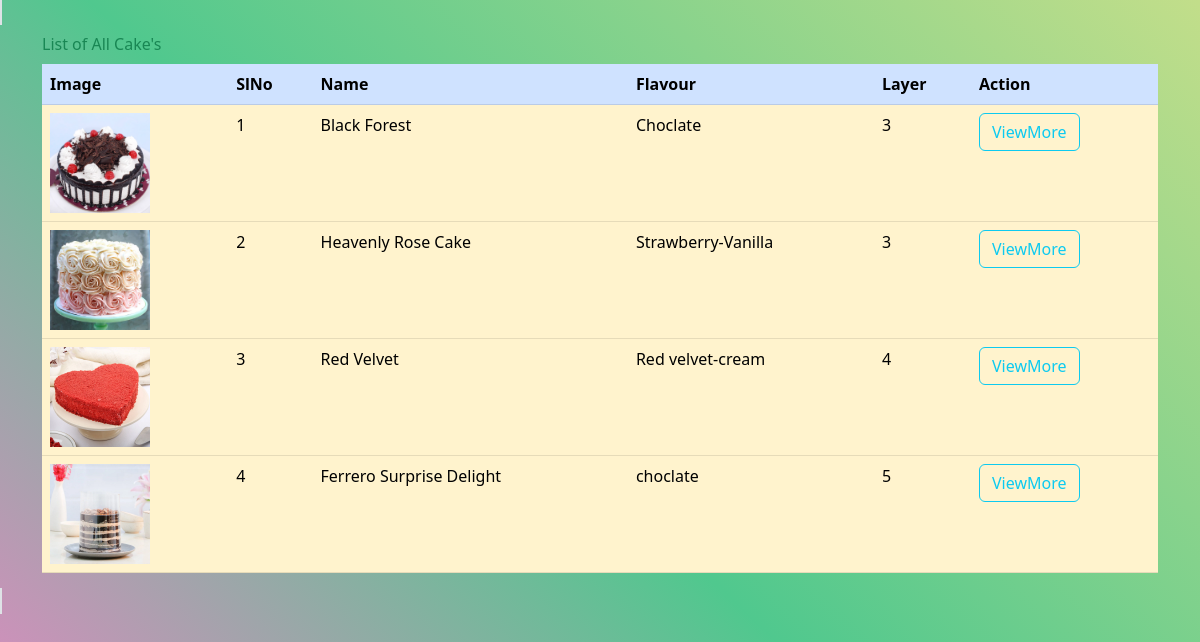
The app's page /cake/all with its own data.
### myapp/models.py (models this page shows, shortened)
class Cakebox(models.Model):
    name=models.CharField(max_length=250)
    flavour=models.CharField(max_length=200)
    shape=models.CharField(max_length=200)
    price=models.CharField(max_length=200)
    weight=models.CharField(max_length=250)
    layer=models.CharField(max_length=200)
    description=models.CharField(max_length=2550)
    pic=models.ImageField(upload_to="images",null=True,blank=True)

### myapp/views.py (the view)
# urls.py: path("cake/all",views.CakeboxListView.as_view(),name="cake-list"),
class CakeboxListView(View):
    def get(self,request,*args,**kwargs):
        qs=Cakebox.objects.all()
        return render(request,"cake-list.html",{"cakes":qs})

### myapp/templates/cake-list.html (shortened to what this page needs)
<!DOCTYPE html>
<html lang="en">
<head>
    <link href="https://cdn.jsdelivr.net/npm/bootstrap@5.3.0-alpha1/dist/css/bootstrap.min.css" rel="stylesheet">
</head>
<body>
    <span class="border border-2">
    <div class="container">
        <table class="table">
            <caption class="caption-top link-success">List of All Cake's</caption>
        <tr class="table-primary">
            <th>Image</th>
            <th>SlNo</th>
            <th>Name</th>
            <th>Flavour</th>
            <th>Layer</th>
            <th>Action</th>
        </tr>
        {%for c in cakes%}
        <tr class="table-warning">
            {%if c.pic%}
            <td>
                <img src="{{c.pic.url}}" alt="" width="100px" height="100px">
            </td>
            {%endif%}
            <td>{{forloop.counter}}</td>
            <td>{{c.name}}</td>
            <td>{{c.flavour}}</td>
            <td>{{c.layer}}</td>
            <td>
                <a href="{%url 'cake-detail' c.id%}" class="btn btn-outline-info">ViewMore</a>
            </td>
        </tr>
        {%endfor%}
        </table>
    </div>
</span>
</body>
</html>

### myapp/templates/cake-list.html (style rules this page uses)
body { height: 100vh; background-color: #96a4eb; background-image: linear-gradient(43deg, #e686c3 0%, #50c88e 46%, #c2de8a 100%); }

### records on screen
Cakebox: pic (picture), name "Black Forest", flavour "Choclate", layer "3"
Cakebox: pic (picture), name "Heavenly Rose Cake", flavour "Strawberry-Vanilla", layer "3"
Cakebox: pic (picture), name "Red Velvet", flavour "Red velvet-cream", layer "4"
Cakebox: pic (picture), name "Ferrero Surprise Delight", flavour "choclate", layer "5"
